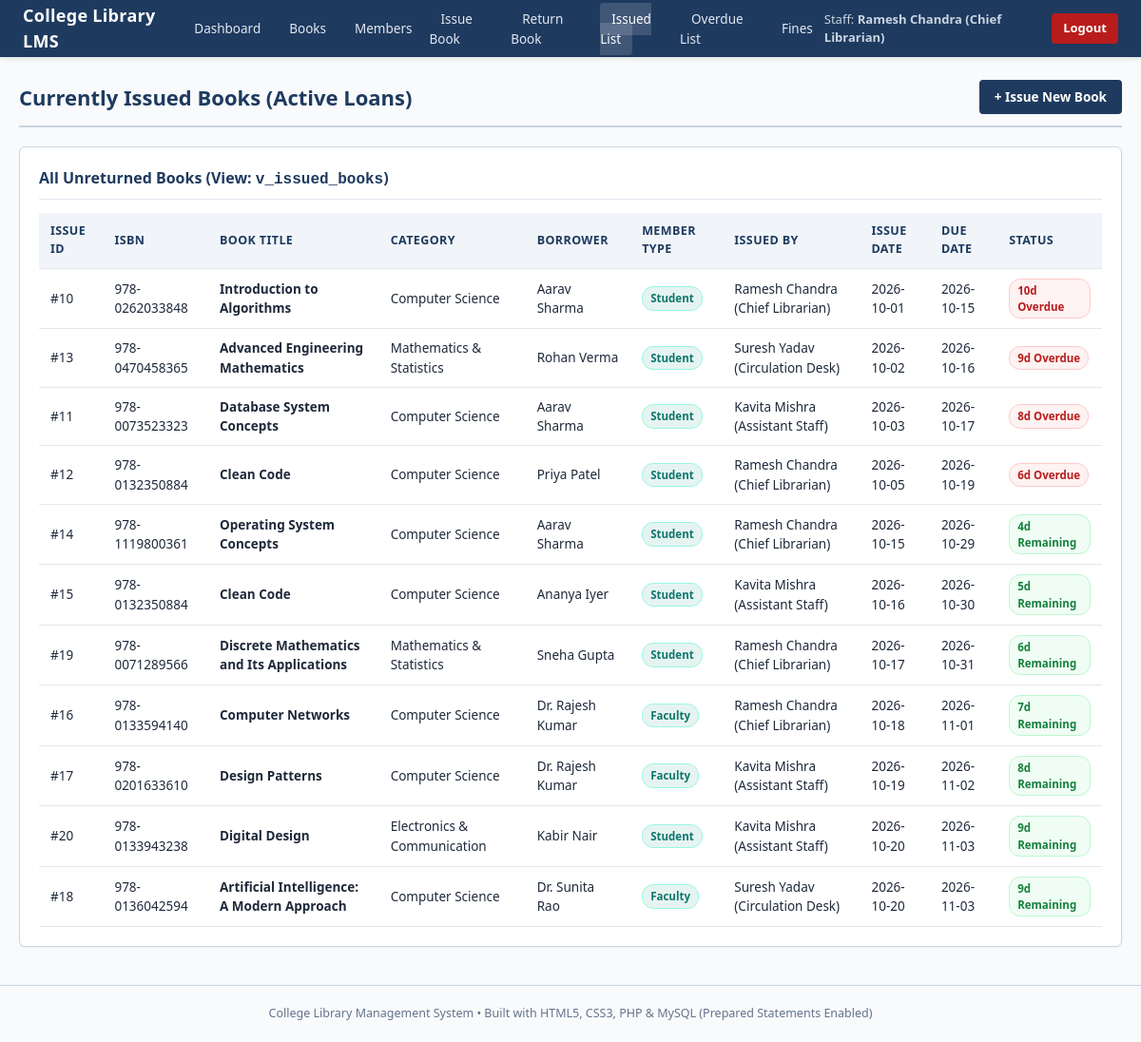
The page /issued.php (signed in) on the database its author committed.
### tables this page shows
CREATE TABLE IF NOT EXISTS issue (
    issue_id INT AUTO_INCREMENT PRIMARY KEY,
    book_id INT NOT NULL,
    member_id INT NOT NULL,
    staff_id INT NOT NULL,
    issue_date DATE NOT NULL,
    due_date DATE NOT NULL,
    return_date DATE DEFAULT NULL,
    CONSTRAINT fk_issue_book FOREIGN KEY (book_id)
        REFERENCES book(book_id)
        ON UPDATE CASCADE ON DELETE RESTRICT,
    CONSTRAINT fk_issue_member FOREIGN KEY (member_id)
        REFERENCES member(member_id)
        ON UPDATE CASCADE ON DELETE RESTRICT,
    CONSTRAINT fk_issue_staff FOREIGN KEY (staff_id)
        REFERENCES staff(staff_id)
        ON UPDATE CASCADE ON DELETE RESTRICT,
    CONSTRAINT chk_issue_dates CHECK (due_date >= issue_date)
);

### config.php (called while the page is built, shortened)
<?php
function h($str) {
    return htmlspecialchars((string)$str, ENT_QUOTES, 'UTF-8');
}
?>

### issued.php (the view)
<?php
require_once __DIR__ . '/header.php';
$res = $conn->query("SELECT * FROM v_issued_books ORDER BY due_date ASC");
?>
<div class="page-header">
    <h1>Currently Issued Books (Active Loans)</h1>
    <a href="issue.php" class="btn btn-primary">+ Issue New Book</a>
</div>
<div class="card">
    <h2>All Unreturned Books (View: <code>v_issued_books</code>)</h2>
    <table>
        <thead>
            <tr>
                <th>Issue ID</th>
                <th>ISBN</th>
                <th>Book Title</th>
                <th>Category</th>
                <th>Borrower</th>
                <th>Member Type</th>
                <th>Issued By</th>
                <th>Issue Date</th>
                <th>Due Date</th>
                <th>Status</th>
            </tr>
        </thead>
        <tbody>
            <?php while ($r = $res->fetch_assoc()): ?>
                <tr>
                    <td>#<?= (int)$r['issue_id'] ?></td>
                    <td><?= h($r['isbn']) ?></td>
                    <td><strong><?= h($r['book_title']) ?></strong></td>
                    <td><?= h($r['category_name']) ?></td>
                    <td><?= h($r['member_name']) ?></td>
                    <td><span class="badge badge-info"><?= h($r['member_type']) ?></span></td>
                    <td><?= h($r['issued_by_staff']) ?></td>
                    <td><?= h($r['issue_date']) ?></td>
                    <td><?= h($r['due_date']) ?></td>
                    <td>
                        <?php if ((int)$r['days_past_due'] > 0): ?>
                            <span class="badge badge-danger"><?= (int)$r['days_past_due'] ?>d Overdue</span>
                        <?php else: ?>
                            <span class="badge badge-success"><?= abs((int)$r['days_past_due']) ?>d Remaining</span>
                        <?php endif; ?>
                    </td>
                </tr>
            <?php endwhile; ?>
        </tbody>
    </table>
</div>
<?php require_once __DIR__ . '/footer.php'; ?>

### style.css (style rules this page uses)
:root { --primary: #1e3a5f; --primary-dark: #152943; --accent: #0f766e; --accent-light: #e6f4f1; --danger: #b91c1c; --danger-bg: #fef2f2; --warning: #b45309; --warning-bg: #fffbeb; --success: #15803d; --success-bg: #f0fdf4; --text: #1e293b; --muted: #64748b; --bg: #f8fafc; --surface: #ffffff; --border: #cbd5e1; }
* { box-sizing: border-box; margin: 0; padding: 0; }
body { font-family: 'Segoe UI', system-ui, -apple-system, sans-serif; background-color: var(--bg); color: var(--text); line-height: 1.5; font-size: 14px; }
.page-header { display: flex; justify-content: space-between; align-items: center; margin-bottom: 20px; padding-bottom: 12px; border-bottom: 2px solid var(--border); }
.page-header h1 { font-size: 22px; color: var(--primary); }
.card { background: var(--surface); border: 1px solid var(--border); border-radius: 6px; padding: 20px; margin-bottom: 20px; box-shadow: 0 1px 3px rgba(0, 0, 0, 0.03); }
.card h2 { font-size: 16px; color: var(--primary); margin-bottom: 14px; padding-bottom: 8px; border-bottom: 1px solid #e2e8f0; }
.btn { display: inline-block; padding: 8px 16px; border: none; border-radius: 4px; font-size: 13.5px; font-weight: 600; cursor: pointer; text-decoration: none; transition: opacity 0.15s; }
.btn-primary { background-color: var(--primary); color: #ffffff; }
table { width: 100%; border-collapse: collapse; font-size: 13.5px; }
th, td { padding: 10px 12px; text-align: left; border-bottom: 1px solid #e2e8f0; }
th { background-color: #f1f5f9; color: var(--primary); font-weight: 700; font-size: 12.5px; text-transform: uppercase; letter-spacing: 0.4px; }
.badge { display: inline-block; padding: 3px 8px; border-radius: 12px; font-size: 11.5px; font-weight: 600; }
.badge-success { background-color: var(--success-bg); color: var(--success); border: 1px solid #bbf7d0; }
.badge-danger { background-color: var(--danger-bg); color: var(--danger); border: 1px solid #fecaca; }
.badge-info { background-color: var(--accent-light); color: var(--accent); border: 1px solid #99f6e4; }

### rows shown on the page
issue: issue_id "10", isbn "978-0262033848", book_title "Introduction to Algorithms", category_name "Computer Science", member_name "Aarav Sharma", member_type "Student", issued_by_staff "Ramesh Chandra (Chief Librarian)", issue_date "2026-10-01", due_date "2026-10-15", days_past_due "10"
issue: issue_id "13", isbn "978-0470458365", book_title "Advanced Engineering Mathematics", category_name "Mathematics & Statistics", member_name "Rohan Verma", member_type "Student", issued_by_staff "Suresh Yadav (Circulation Desk)", issue_date "2026-10-02", due_date "2026-10-16", days_past_due "9"
issue: issue_id "11", isbn "978-0073523323", book_title "Database System Concepts", category_name "Computer Science", member_name "Aarav Sharma", member_type "Student", issued_by_staff "Kavita Mishra (Assistant Staff)", issue_date "2026-10-03", due_date "2026-10-17", days_past_due "8"
issue: issue_id "12", isbn "978-0132350884", book_title "Clean Code", category_name "Computer Science", member_name "Priya Patel", member_type "Student", issued_by_staff "Ramesh Chandra (Chief Librarian)", issue_date "2026-10-05", due_date "2026-10-19", days_past_due "6"
issue: issue_id "14", isbn "978-1119800361", book_title "Operating System Concepts", category_name "Computer Science", member_name "Aarav Sharma", member_type "Student", issued_by_staff "Ramesh Chandra (Chief Librarian)", issue_date "2026-10-15", due_date "2026-10-29", days_past_due "4"
issue: issue_id "15", isbn "978-0132350884", book_title "Clean Code", category_name "Computer Science", member_name "Ananya Iyer", member_type "Student", issued_by_staff "Kavita Mishra (Assistant Staff)", issue_date "2026-10-16", due_date "2026-10-30", days_past_due "5"
issue: issue_id "19", isbn "978-0071289566", book_title "Discrete Mathematics and Its Applications", category_name "Mathematics & Statistics", member_name "Sneha Gupta", member_type "Student", issued_by_staff "Ramesh Chandra (Chief Librarian)", issue_date "2026-10-17", due_date "2026-10-31", days_past_due "6"
issue: issue_id "16", isbn "978-0133594140", book_title "Computer Networks", category_name "Computer Science", member_name "Dr. Rajesh Kumar", member_type "Faculty", issued_by_staff "Ramesh Chandra (Chief Librarian)", issue_date "2026-10-18", due_date "2026-11-01", days_past_due "7"
issue: issue_id "17", isbn "978-0201633610", book_title "Design Patterns", category_name "Computer Science", member_name "Dr. Rajesh Kumar", member_type "Faculty", issued_by_staff "Kavita Mishra (Assistant Staff)", issue_date "2026-10-19", due_date "2026-11-02", days_past_due "8"
issue: issue_id "20", isbn "978-0133943238", book_title "Digital Design", category_name "Electronics & Communication", member_name "Kabir Nair", member_type "Student", issued_by_staff "Kavita Mishra (Assistant Staff)", issue_date "2026-10-20", due_date "2026-11-03", days_past_due "9"
issue: issue_id "18", isbn "978-0136042594", book_title "Artificial Intelligence: A Modern Approach", category_name "Computer Science", member_name "Dr. Sunita Rao", member_type "Faculty", issued_by_staff "Suresh Yadav (Circulation Desk)", issue_date "2026-10-20", due_date "2026-11-03", days_past_due "9"

### other values the page prints
$_SESSION['staff_name'] "Ramesh Chandra (Chief Librarian)"
